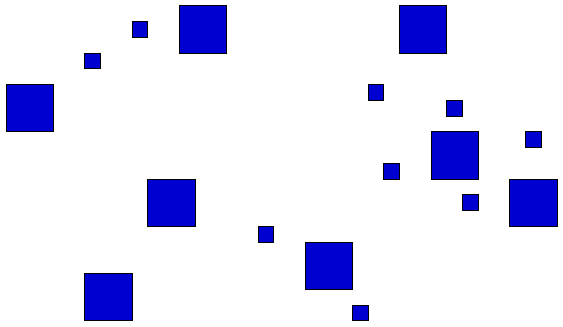
#> input picture objects/assets/img01.png, 563 x 327 px
$ python main.py assets/img01.png
#> lines starting #> are read from the running program, lines starting #| are printed output that depends on the picture
### objects/file_manipulation.py
import numpy as np
from skimage import io

def openImage(path: str, gray: bool = False):
#> called with path = 'assets/img01.png', gray = False
    return io.imread(path, as_gray = gray)
#> returned value is the input picture: shape (327, 563, 3); mean R, G, B 225.6, 225.6, 247.3

def saveImage(path: str, img):
    io.imsave(path, img)

### objects/imageManipulation.py
from skimage.color import rgb2gray
from skimage.filters import roberts, sobel
from skimage.measure import label, regionprops

def convert_to_grayscale(img):
    return rgb2gray(img)
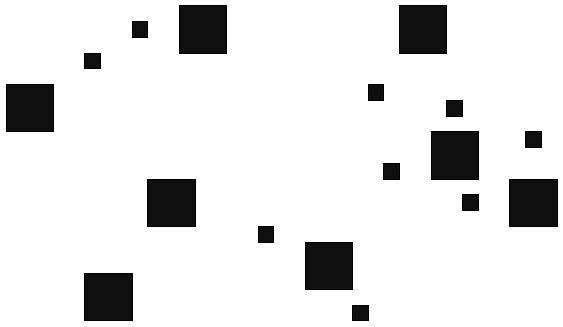
#> returned value: shape (327, 563) float64; min 0, max 1, mean 0.891


def detectEdge(img):
    return sobel(img)
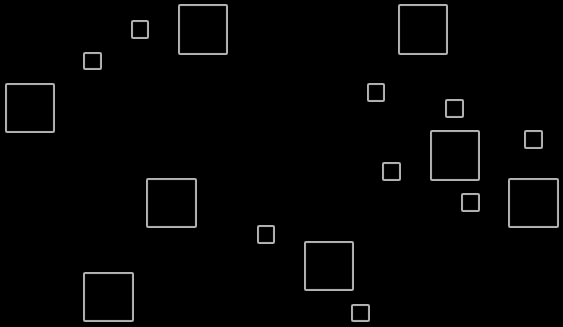
#> returned value: shape (327, 563) float64; min 0, max 0.735, mean 0.0162


# [5 lines left out: function labelImage, not called in this run]


def extractRegions(img):
    return regionprops(img)

### objects/arguments.py
import argparse

class Arguments():
    def __init__(self, imagePath: str):
        self.imagePath = imagePath
        self.imageName = imagePath.replace('.png', '').replace('/', '-')

def setupArguments() -> Arguments:
    argParser = argparse.ArgumentParser(description = 'Arguments for the Image processing')
    argParser.add_argument('input_image_path', help = 'The path to image file to be processed')

    args = argParser.parse_args()
    image_path = args.input_image_path

    return Arguments(image_path)

### objects/main.py
from skimage.color import rgb2gray
from file_manipulation import *
from arguments import *
from imageManipulation import *
import math
import matplotlib.pyplot as plt

small_area = 1500
medium_area = 3000

def main():
    args = setupArguments()

    img = openImage(args.imagePath)
    name = args.imageName

    # Edges
    grayscale = convert_to_grayscale(img)
    saveImage('out/gray-' + name + '.png', grayscale)
    extractEdges(grayscale, name)
    grayscale = openImage('out/gray-' + name + '.png', True)

    # Label
    labeled, numberOfObjects, regions = labelObjects(grayscale, name)

    areas = []
    # Output
    print('número de regiões' + str(numberOfObjects))

    i = 0
    for props in regions:
        print('Região {}: \tárea: {}\tperímetro: {}\texcentricidade: {}\tsolidez: {}'
        .format(i, props.area, props.perimeter, props.eccentricity, props.solidity))
        i += 1

        if props.area < small_area:
            areas.append(0)
        elif props.area < medium_area:
            areas.append(1)
        else:
            areas.append(2)

    # Objects area histogram
    plt.hist(areas, bins=32)
    plt.show()

def extractEdges(img, name):
    sobelConverted = detectEdge(img)
    saveImage('out/edges-' + name + '.png', sobelConverted)


def labelObjects(img, name):
    labeled, numberOfObjects, regions = labelImage(img)
    saveImage('out/labeled-' + name + '.png', labeled)
    return img, numberOfObjects, regions

if __name__ == '__main__':
    main()
#> (the run stopped early here; a loop or call above may not have finished)

$ run again, on objects/assets/img03.png
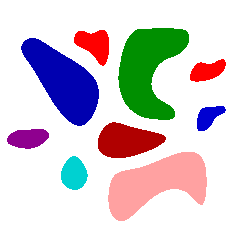
#> input picture objects/assets/img03.png, 238 x 238 px
#> in openImage, returned value is the input picture: shape (238, 238, 3); mean R, G, B 212.4, 205.5, 209.9
#> in convert_to_grayscale, `return rgb2gray(img)`:
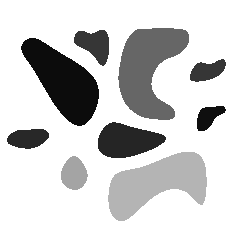
#> returned value: shape (238, 238) float64; min 0.0498, max 1, mean 0.813
#> in detectEdge, `return sobel(img)`:
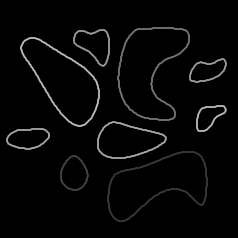
#> returned value: shape (238, 238) float64; min 0, max 0.751, mean 0.0257
